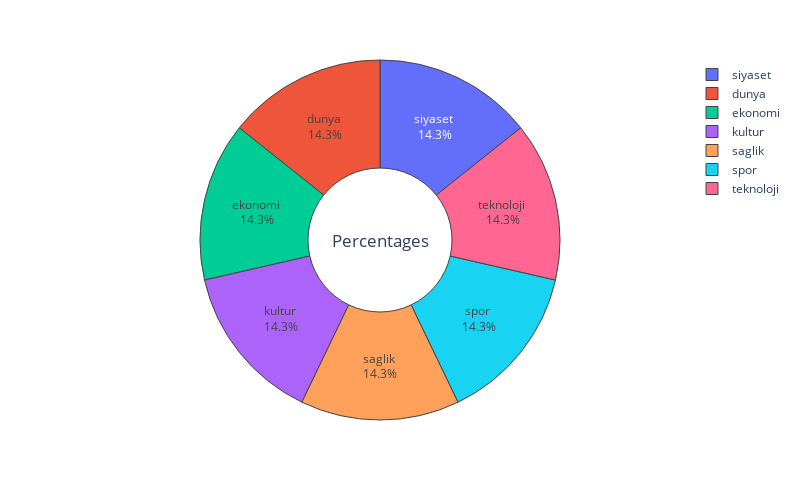

Source (notebook cell):
### Code cell
fig1 = px.pie(df_main,values=df_main.category.value_counts().values,names=df_main.category.value_counts().index)
fig1.update_traces(textposition='auto', textinfo='percent+label',marker={"line":{"width":1}},hoverinfo='label+percent',hole=0.4)
fig1.update_layout(
    width=800,  # Genişlik
    height=500,  # Yükseklik
    annotations=[{"text":"Percentages","showarrow":False,"font_size":17}])
iplot(fig1)

### Figure 1 — Plotly figure (JSON) as saved in the notebook; plotly's stock layout.template omitted (floating-point values rounded to 4 significant figures)
{"data": [{"domain": {"x": [0, 1], "y": [0, 1]}, "hole": 0.4, "hoverinfo": "label+percent", "hovertemplate": "label=%{label}<br>value=%{value}<extra></extra>", "labels": ["siyaset ", "dunya ", "ekonomi ", "kultur ", "saglik ", "spor ", "teknoloji "], "legendgroup": "", "marker": {"line": {"width": 1}}, "name": "", "showlegend": true, "textinfo": "percent+label", "textposition": "auto", "type": "pie", "values": [700, 700, 700, 700, 700, 700, 700]}], "layout": {"annotations": [{"font": {"size": 17}, "showarrow": false, "text": "Percentages"}], "height": 500, "legend": {"tracegroupgap": 0}, "margin": {"t": 60}, "width": 800}}
